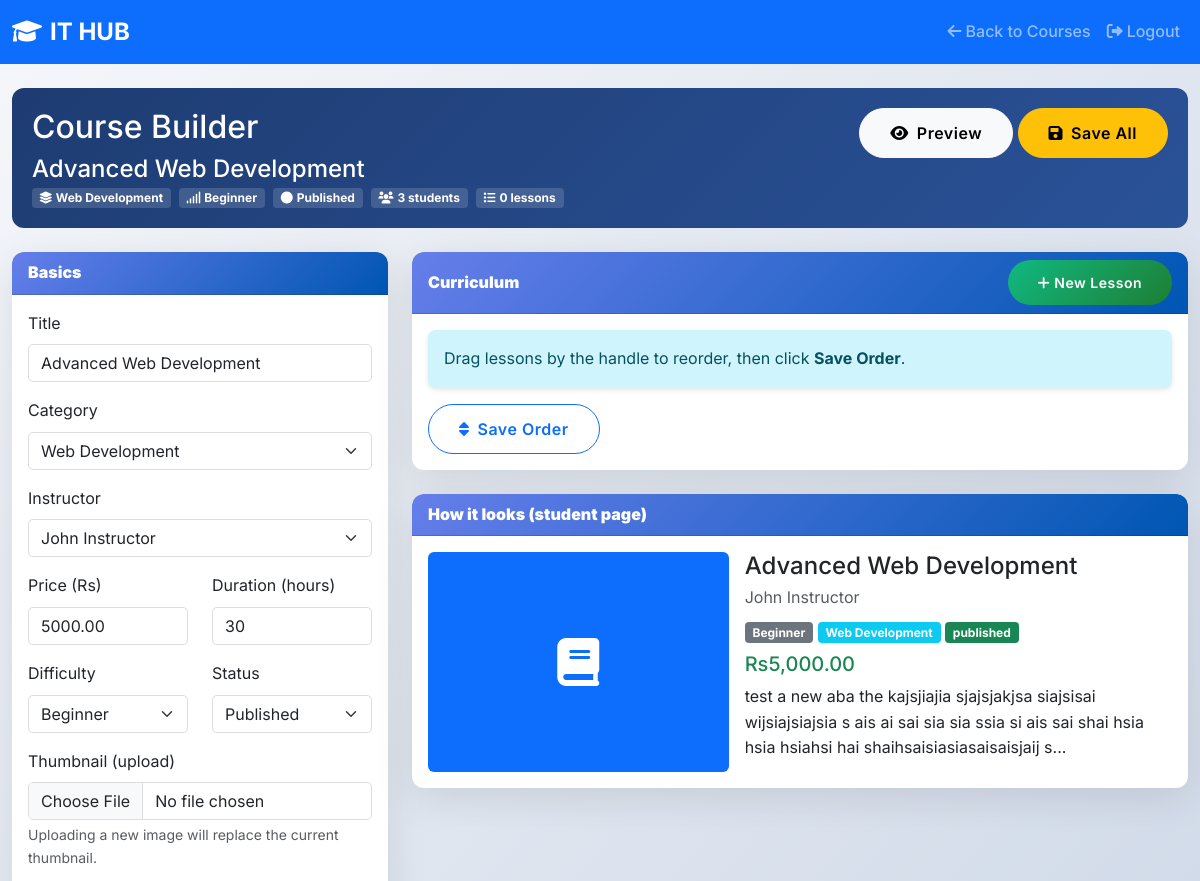
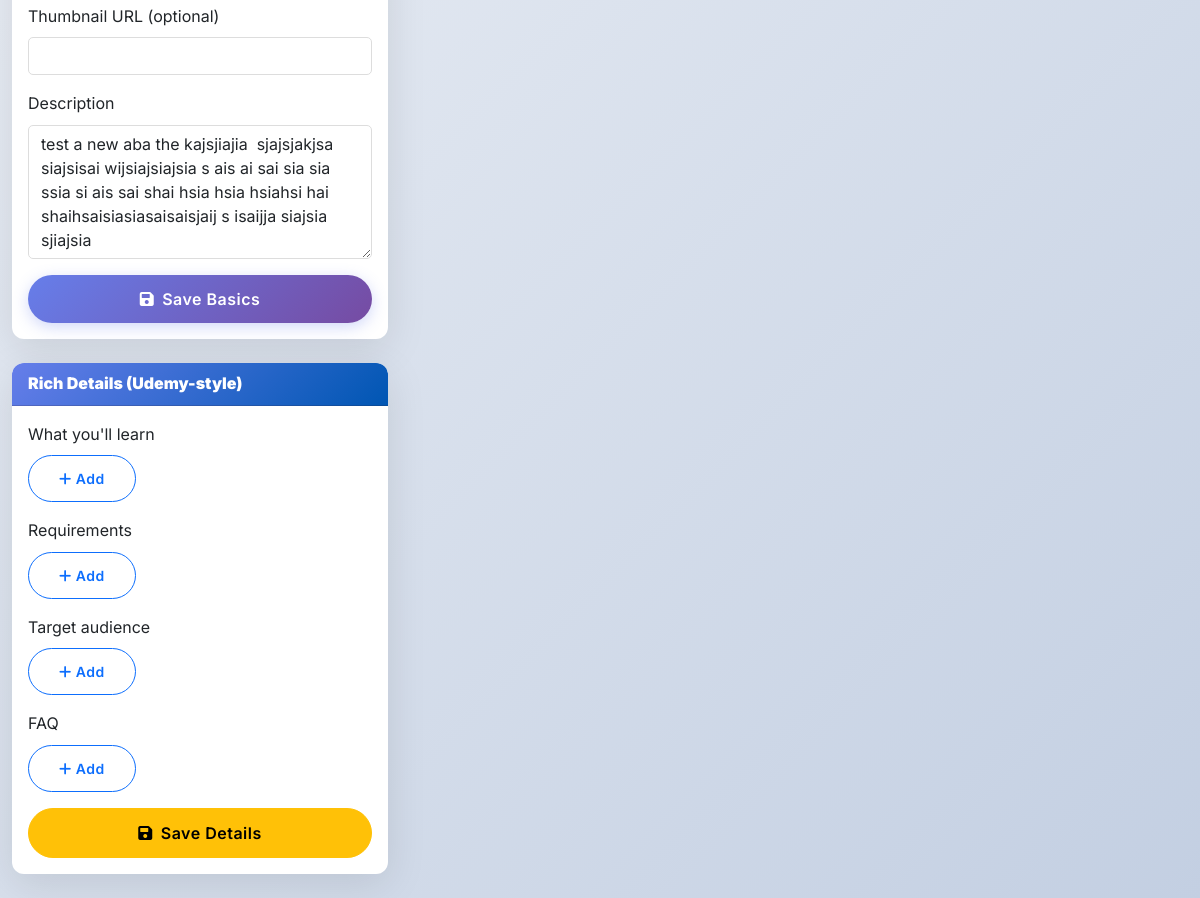
Screenshot of /admin/course_builder.php?id=8 (signed in) with the database file from the repository (2 pictures, top to bottom).
### tables this page shows
CREATE TABLE `courses_new` (
  `id` int(11) NOT NULL AUTO_INCREMENT,
  `title` varchar(200) NOT NULL,
  `description` text NOT NULL,
  `category_id` int(11) DEFAULT NULL,
  `instructor_id` int(11) DEFAULT NULL,
  `thumbnail` varchar(255) DEFAULT NULL,
  `price` decimal(10,2) DEFAULT 0.00,
  `duration_hours` int(11) DEFAULT 0,
  `difficulty_level` enum('beginner','intermediate','advanced') DEFAULT 'beginner',
  `status` enum('draft','published','archived') DEFAULT 'draft',
  `max_students` int(11) DEFAULT 0,
  `prerequisites` text DEFAULT NULL,
  `enrollment_count` int(11) DEFAULT 0,
  `created_at` timestamp NOT NULL DEFAULT current_timestamp(),
  `updated_at` timestamp NOT NULL DEFAULT current_timestamp() ON UPDATE current_timestamp(),
  PRIMARY KEY (`id`)
);

CREATE TABLE `categories_new` (
  `id` int(11) NOT NULL AUTO_INCREMENT,
  `name` varchar(100) NOT NULL,
  `description` text DEFAULT NULL,
  `created_at` timestamp NOT NULL DEFAULT current_timestamp(),
  `updated_at` timestamp NOT NULL DEFAULT current_timestamp() ON UPDATE current_timestamp(),
  PRIMARY KEY (`id`)
);

CREATE TABLE `users_new` (
  `id` int(11) NOT NULL AUTO_INCREMENT,
  `username` varchar(50) NOT NULL,
  `email` varchar(100) NOT NULL,
  `password` varchar(255) NOT NULL,
  `full_name` varchar(100) NOT NULL,
  `role` enum('admin','instructor','student') DEFAULT 'student',
  `profile_image` varchar(255) DEFAULT NULL,
  `bio` text DEFAULT NULL,
  `phone` varchar(20) DEFAULT NULL,
  `status` enum('active','inactive','suspended') DEFAULT 'active',
  `created_at` timestamp NOT NULL DEFAULT current_timestamp(),
  `updated_at` timestamp NOT NULL DEFAULT current_timestamp() ON UPDATE current_timestamp(),
  PRIMARY KEY (`id`),
  UNIQUE KEY `username` (`username`),
  UNIQUE KEY `email` (`email`)
);

### admin/course_builder.php (the view, shortened to what the rows shown need)
<?php
require_once dirname(__DIR__) . '/config/config.php';
require_once dirname(__DIR__) . '/models/Course.php';
require_once dirname(__DIR__) . '/models/User.php';
$courseId = isset($_GET['id']) ? (int)$_GET['id'] : 0;
$courseModel = new Course();
$userModel = new User();
$course = $courseModel->getCourseById($courseId);
$userRole = getUserRole();
$isAdmin = ($userRole === 'admin');
$courseStats = $courseModel->getCourseStatistics($courseId);
$db = new Database();
$conn = $db->getConnection();
$categories = $conn->query("SELECT id, name FROM categories_new ORDER BY name")->fetch_all(MYSQLI_ASSOC);
$instructors = $userModel->getInstructors();
?>
<!DOCTYPE html>
<html lang="en">
<head>
    <link href="https://cdn.jsdelivr.net/npm/bootstrap@5.3.0/dist/css/bootstrap.min.css" rel="stylesheet">
    <link href="https://cdnjs.cloudflare.com/ajax/libs/font-awesome/6.0.0/css/all.min.css" rel="stylesheet">
    <link href="../assets/css/style.css" rel="stylesheet">
</head>
<body>
    <div class="container-fluid py-4">
        <div class="builder-header mb-4">
            <div class="d-flex justify-content-between align-items-start flex-wrap gap-3">
                <div>
                    <h2 class="mb-2">Course Builder</h2>
                    <div class="h4 mb-1"><?php echo htmlspecialchars($course['title']); ?></div>
                    <div class="d-flex flex-wrap gap-2">
                        <span class="badge badge-soft"><i class="fas fa-layer-group me-1"></i><?php echo htmlspecialchars($course['category_name'] ?? ''); ?></span>
                        <span class="badge badge-soft"><i class="fas fa-signal me-1"></i><?php echo htmlspecialchars(ucfirst($course['difficulty_level'])); ?></span>
                        <span class="badge badge-soft"><i class="fas fa-circle me-1"></i><?php echo htmlspecialchars(ucfirst($course['status'])); ?></span>
                        <span class="badge badge-soft"><i class="fas fa-users me-1"></i><?php echo (int)($courseStats['total_enrollments'] ?? 0); ?> students</span>
                        <span class="badge badge-soft"><i class="fas fa-list me-1"></i><?php echo (int)($courseStats['total_lessons'] ?? 0); ?> lessons</span>
                    </div>
                </div>
            </div>
        </div>
        <div class="row g-4">
            <div class="col-lg-4">
                <div class="card builder-card mb-4">
                    <div class="card-body">
                        <form id="formBasics" enctype="multipart/form-data">
                            <div class="mb-3">
                                <label class="form-label">Title</label>
                                <input class="form-control" name="title" value="<?php echo htmlspecialchars($course['title']); ?>">
                            </div>
                            <div class="mb-3">
                                <label class="form-label">Category</label>
                                <select class="form-select" name="category_id">
                                    <?php foreach ($categories as $cat): ?>
                                        <option value="<?php echo $cat['id']; ?>" <?php echo ((string)$cat['id'] === (string)$course['category_id']) ? 'selected' : ''; ?>>
                                            <?php echo htmlspecialchars($cat['name']); ?>
                                        </option>
                                    <?php endforeach; ?>
                                </select>
                            </div>
                            <?php if ($isAdmin): ?>
                            <div class="mb-3">
                                <label class="form-label">Instructor</label>
                                <select class="form-select" name="instructor_id">
                                    <?php foreach ($instructors as $inst): ?>
                                        <option value="<?php echo $inst['id']; ?>" <?php echo ((string)$inst['id'] === (string)$course['instructor_id']) ? 'selected' : ''; ?>>
                                            <?php echo htmlspecialchars($inst['full_name']); ?>
                                        </option>
                                    <?php endforeach; ?>
                                </select>
                            </div>
                            <?php endif; ?>
                            <div class="row">
                                <div class="col-md-6 mb-3">
                                    <label class="form-label">Price (Rs)</label>
                                    <input type="number" step="0.01" class="form-control" name="price" value="<?php echo htmlspecialchars($course['price']); ?>">
                                </div>
                                <div class="col-md-6 mb-3">
                                    <label class="form-label">Duration (hours)</label>
                                    <input type="number" class="form-control" name="duration_hours" value="<?php echo htmlspecialchars($course['duration_hours']); ?>">
                                </div>
                            </div>
                            <div class="row">
                                <div class="col-md-6 mb-3">
                                    <label class="form-label">Difficulty</label>
                                    <select class="form-select" name="difficulty_level">
                                        <option value="beginner" <?php echo $course['difficulty_level'] === 'beginner' ? 'selected' : ''; ?>>Beginner</option>
                                    </select>
                                </div>
                                <div class="col-md-6 mb-3">
                                    <label class="form-label">Status</label>
                                    <select class="form-select" name="status">
                                        <option value="published" <?php echo $course['status'] === 'published' ? 'selected' : ''; ?>>Published</option>
                                    </select>
                                </div>
                            </div>
                            <div class="mb-3">
                                <label class="form-label">Description</label>
                                <textarea class="form-control" name="description" rows="5"><?php echo htmlspecialchars($course['description']); ?></textarea>
                            </div>
                        </form>
                    </div>
                </div>
            </div>
            <div class="col-lg-8">
                <div class="card builder-card">
                    <div class="card-body">
                        <div class="row g-3">
                            <div class="col-md-7">
                                <h4 class="mb-1"><?php echo htmlspecialchars($course['title']); ?></h4>
                                <div class="text-muted mb-2"><?php echo htmlspecialchars($course['instructor_name'] ?? ''); ?></div>
                                <div class="mb-2">
                                    <span class="badge bg-secondary"><?php echo htmlspecialchars(ucfirst($course['difficulty_level'])); ?></span>
                                    <span class="badge bg-info"><?php echo htmlspecialchars($course['category_name'] ?? ''); ?></span>
                                    <span class="badge bg-<?php echo $course['status'] === 'published' ? 'success' : 'warning'; ?>"><?php echo htmlspecialchars($course['status']); ?></span>
                                </div>
                                <div class="h5 text-success mb-2">Rs<?php echo number_format((float)$course['price'], 2); ?></div>
                                <p class="mb-0"><?php echo htmlspecialchars(substr($course['description'], 0, 160)); ?>...</p>
                            </div>
                        </div>
                    </div>
                </div>
            </div>
        </div>
    </div>
</body>
</html>

### rows the page displays
courses_new: title "Advanced Web Development", categories_new.name "Web Development", difficulty_level "Beginner", status "Published", category_id "Web Development", instructor_id "John Instructor", price "5000.00", duration_hours "30", description "test a new aba the kajsjiajia sjajsjakjsa siajsisai wijsiajsiajsia s ais ai sai sia sia ssia si ais sai shai hsia hsia hsiahsi hai shaihsaisiasiasaisaisjaij s isaijja siajsia sjiajsia", users_new.full_name "John Instructor", status "published", price "5,000.00", description "test a new aba the kajsjiajia sjajsjakjsa siajsisai wijsiajsiajsia s ais ai sai sia sia ssia si ais sai shai hsia hsia hsiahsi hai shaihsaisiasiasaisaisjaij s"

### other values shown
$courseStats['total_enrollments'] "3"
$courseStats['total_lessons'] "0"
